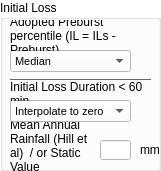
  <widget class="QGroupBox" name="groupBox_3">
   <property name="geometry">
    <rect>
     <x>400</x>
     <y>310</y>
     <width>161</width>
     <height>171</height>
    </rect>
   </property>
   <property name="palette">
    <palette>
     <active>
      <colorrole role="WindowText">
       <brush brushstyle="SolidPattern">
        <color alpha="255">
         <red>0</red>
         <green>0</green>
         <blue>0</blue>
        </color>
       </brush>
      </colorrole>
      <colorrole role="Button">
       <brush brushstyle="SolidPattern">
        <color alpha="255">
         <red>255</red>
         <green>255</green>
         <blue>255</blue>
        </color>
       </brush>
      </colorrole>
      <colorrole role="Light">
       <brush brushstyle="SolidPattern">
        <color alpha="255">
         <red>255</red>
         <green>255</green>
         <blue>255</blue>
        </color>
       </brush>
      </colorrole>
      <colorrole role="Midlight">
       <brush brushstyle="SolidPattern">
        <color alpha="255">
         <red>255</red>
         <green>255</green>
         <blue>255</blue>
        </color>
       </brush>
      </colorrole>
      <colorrole role="Dark">
       <brush brushstyle="SolidPattern">
        <color alpha="255">
         <red>127</red>
         <green>127</green>
         <blue>127</blue>
        </color>
       </brush>
      </colorrole>
      <colorrole role="Mid">
       <brush brushstyle="SolidPattern">
        <color alpha="255">
         <red>170</red>
         <green>170</green>
         <blue>170</blue>
        </color>
       </brush>
      </colorrole>
      <colorrole role="Text">
       <brush brushstyle="SolidPattern">
        <color alpha="255">
         <red>0</red>
         <green>0</green>
         <blue>0</blue>
        </color>
       </brush>
      </colorrole>
      <colorrole role="BrightText">
       <brush brushstyle="SolidPattern">
        <color alpha="255">
         <red>255</red>
         <green>255</green>
         <blue>255</blue>
        </color>
       </brush>
      </colorrole>
      <colorrole role="ButtonText">
       <brush brushstyle="SolidPattern">
        <color alpha="255">
         <red>0</red>
         <green>0</green>
         <blue>0</blue>
        </color>
       </brush>
      </colorrole>
      <colorrole role="Base">
       <brush brushstyle="SolidPattern">
        <color alpha="255">
         <red>255</red>
         <green>255</green>
         <blue>255</blue>
        </color>
       </brush>
      </colorrole>
      <colorrole role="Window">
       <brush brushstyle="SolidPattern">
        <color alpha="255">
         <red>255</red>
         <green>255</green>
         <blue>255</blue>
        </color>
       </brush>
      </colorrole>
      <colorrole role="Shadow">
       <brush brushstyle="SolidPattern">
        <color alpha="255">
         <red>0</red>
         <green>0</green>
         <blue>0</blue>
        </color>
       </brush>
      </colorrole>
      <colorrole role="AlternateBase">
       <brush brushstyle="SolidPattern">
        <color alpha="255">
         <red>255</red>
         <green>255</green>
         <blue>255</blue>
        </color>
       </brush>
      </colorrole>
      <colorrole role="ToolTipBase">
       <brush brushstyle="SolidPattern">
        <color alpha="255">
         <red>255</red>
         <green>255</green>
         <blue>220</blue>
        </color>
       </brush>
      </colorrole>
      <colorrole role="ToolTipText">
       <brush brushstyle="SolidPattern">
        <color alpha="255">
         <red>0</red>
         <green>0</green>
         <blue>0</blue>
        </color>
       </brush>
      </colorrole>
     </active>
     <inactive>
      <colorrole role="WindowText">
       <brush brushstyle="SolidPattern">
        <color alpha="255">
         <red>0</red>
         <green>0</green>
         <blue>0</blue>
        </color>
       </brush>
      </colorrole>
      <colorrole role="Button">
       <brush brushstyle="SolidPattern">
        <color alpha="255">
         <red>255</red>
         <green>255</green>
         <blue>255</blue>
        </color>
       </brush>
      </colorrole>
      <colorrole role="Light">
       <brush brushstyle="SolidPattern">
        <color alpha="255">
         <red>255</red>
         <green>255</green>
         <blue>255</blue>
        </color>
       </brush>
      </colorrole>
      <colorrole role="Midlight">
       <brush brushstyle="SolidPattern">
        <color alpha="255">
         <red>255</red>
         <green>255</green>
         <blue>255</blue>
        </color>
       </brush>
      </colorrole>
      <colorrole role="Dark">
       <brush brushstyle="SolidPattern">
        <color alpha="255">
         <red>127</red>
         <green>127</green>
         <blue>127</blue>
        </color>
       </brush>
      </colorrole>
      <colorrole role="Mid">
       <brush brushstyle="SolidPattern">
        <color alpha="255">
         <red>170</red>
         <green>170</green>
         <blue>170</blue>
        </color>
       </brush>
      </colorrole>
      <colorrole role="Text">
       <brush brushstyle="SolidPattern">
        <color alpha="255">
         <red>0</red>
         <green>0</green>
         <blue>0</blue>
        </color>
       </brush>
      </colorrole>
      <colorrole role="BrightText">
       <brush brushstyle="SolidPattern">
        <color alpha="255">
         <red>255</red>
         <green>255</green>
         <blue>255</blue>
        </color>
       </brush>
      </colorrole>
      <colorrole role="ButtonText">
       <brush brushstyle="SolidPattern">
        <color alpha="255">
         <red>0</red>
         <green>0</green>
         <blue>0</blue>
        </color>
       </brush>
      </colorrole>
      <colorrole role="Base">
       <brush brushstyle="SolidPattern">
        <color alpha="255">
         <red>255</red>
         <green>255</green>
         <blue>255</blue>
        </color>
       </brush>
      </colorrole>
      <colorrole role="Window">
       <brush brushstyle="SolidPattern">
        <color alpha="255">
         <red>255</red>
         <green>255</green>
         <blue>255</blue>
        </color>
       </brush>
      </colorrole>
      <colorrole role="Shadow">
       <brush brushstyle="SolidPattern">
        <color alpha="255">
         <red>0</red>
         <green>0</green>
         <blue>0</blue>
        </color>
       </brush>
      </colorrole>
      <colorrole role="AlternateBase">
       <brush brushstyle="SolidPattern">
        <color alpha="255">
         <red>255</red>
         <green>255</green>
         <blue>255</blue>
        </color>
       </brush>
      </colorrole>
      <colorrole role="ToolTipBase">
       <brush brushstyle="SolidPattern">
        <color alpha="255">
         <red>255</red>
         <green>255</green>
         <blue>220</blue>
        </color>
       </brush>
      </colorrole>
      <colorrole role="ToolTipText">
       <brush brushstyle="SolidPattern">
        <color alpha="255">
         <red>0</red>
         <green>0</green>
         <blue>0</blue>
        </color>
       </brush>
      </colorrole>
     </inactive>
     <disabled>
      <colorrole role="WindowText">
       <brush brushstyle="SolidPattern">
        <color alpha="255">
         <red>127</red>
         <green>127</green>
         <blue>127</blue>
        </color>
       </brush>
      </colorrole>
      <colorrole role="Button">
       <brush brushstyle="SolidPattern">
        <color alpha="255">
         <red>255</red>
         <green>255</green>
         <blue>255</blue>
        </color>
       </brush>
      </colorrole>
      <colorrole role="Light">
       <brush brushstyle="SolidPattern">
        <color alpha="255">
         <red>255</red>
         <green>255</green>
         <blue>255</blue>
        </color>
       </brush>
      </colorrole>
      <colorrole role="Midlight">
       <brush brushstyle="SolidPattern">
        <color alpha="255">
         <red>255</red>
         <green>255</green>
         <blue>255</blue>
        </color>
       </brush>
      </colorrole>
      <colorrole role="Dark">
       <brush brushstyle="SolidPattern">
        <color alpha="255">
         <red>127</red>
         <green>127</green>
         <blue>127</blue>
        </color>
       </brush>
      </colorrole>
      <colorrole role="Mid">
       <brush brushstyle="SolidPattern">
        <color alpha="255">
         <red>170</red>
         <green>170</green>
         <blue>170</blue>
        </color>
       </brush>
      </colorrole>
      <colorrole role="Text">
       <brush brushstyle="SolidPattern">
        <color alpha="255">
         <red>127</red>
         <green>127</green>
         <blue>127</blue>
        </color>
       </brush>
      </colorrole>
      <colorrole role="BrightText">
       <brush brushstyle="SolidPattern">
        <color alpha="255">
         <red>255</red>
         <green>255</green>
         <blue>255</blue>
        </color>
       </brush>
      </colorrole>
      <colorrole role="ButtonText">
       <brush brushstyle="SolidPattern">
        <color alpha="255">
         <red>127</red>
         <green>127</green>
         <blue>127</blue>
        </color>
       </brush>
      </colorrole>
      <colorrole role="Base">
       <brush brushstyle="SolidPattern">
        <color alpha="255">
         <red>255</red>
         <green>255</green>
         <blue>255</blue>
        </color>
       </brush>
      </colorrole>
      <colorrole role="Window">
       <brush brushstyle="SolidPattern">
        <color alpha="255">
         <red>255</red>
         <green>255</green>
         <blue>255</blue>
        </color>
       </brush>
      </colorrole>
      <colorrole role="Shadow">
       <brush brushstyle="SolidPattern">
        <color alpha="255">
         <red>0</red>
         <green>0</green>
         <blue>0</blue>
        </color>
       </brush>
      </colorrole>
      <colorrole role="AlternateBase">
       <brush brushstyle="SolidPattern">
        <color alpha="255">
         <red>255</red>
         <green>255</green>
         <blue>255</blue>
        </color>
       </brush>
      </colorrole>
      <colorrole role="ToolTipBase">
       <brush brushstyle="SolidPattern">
        <color alpha="255">
         <red>255</red>
         <green>255</green>
         <blue>220</blue>
        </color>
       </brush>
      </colorrole>
      <colorrole role="ToolTipText">
       <brush brushstyle="SolidPattern">
        <color alpha="255">
         <red>0</red>
         <green>0</green>
         <blue>0</blue>
        </color>
       </brush>
      </colorrole>
     </disabled>
    </palette>
   </property>
   <property name="autoFillBackground">
    <bool>true</bool>
   </property>
   <property name="title">
    <string>Initial Loss</string>
   </property>
   <widget class="QLabel" name="label_16">
    <property name="geometry">
     <rect>
      <x>10</x>
      <y>120</y>
      <width>91</width>
      <height>51</height>
     </rect>
    </property>
    <property name="frameShape">
     <enum>QFrame::NoFrame</enum>
    </property>
    <property name="text">
     <string>Mean Annual Rainfall (Hill et al)  / or Static Value</string>
    </property>
    <property name="wordWrap">
     <bool>true</bool>
    </property>
   </widget>
   <widget class="QComboBox" name="comboBox_preBurstptile">
    <property name="geometry">
     <rect>
      <x>10</x>
      <y>50</y>
      <width>121</width>
      <height>22</height>
     </rect>
    </property>
    <property name="font">
     <font>
      <pointsize>8</pointsize>
     </font>
    </property>
    <item>
     <property name="text">
      <string>Median</string>
     </property>
    </item>
    <item>
     <property name="text">
      <string>10%</string>
     </property>
    </item>
    <item>
     <property name="text">
      <string>25%</string>
     </property>
    </item>
    <item>
     <property name="text">
      <string>75%</string>
     </property>
    </item>
    <item>
     <property name="text">
      <string>90%</string>
     </property>
    </item>
   </widget>
   <widget class="QLineEdit" name="mar_staticValue">
    <property name="geometry">
     <rect>
      <x>100</x>
      <y>140</y>
      <width>31</width>
      <height>20</height>
     </rect>
    </property>
    <property name="text">
     <string/>
    </property>
    <property name="alignment">
     <set>Qt::AlignRight|Qt::AlignTrailing|Qt::AlignVCenter</set>
    </property>
   </widget>
   <widget class="QLabel" name="label_19">
    <property name="geometry">
     <rect>
      <x>140</x>
      <y>140</y>
      <width>20</width>
      <height>20</height>
     </rect>
    </property>
    <property name="frameShape">
     <enum>QFrame::NoFrame</enum>
    </property>
    <property name="text">
     <string>mm</string>
    </property>
    <property name="wordWrap">
     <bool>true</bool>
    </property>
   </widget>
   <widget class="QLabel" name="label_18">
    <property name="geometry">
     <rect>
      <x>10</x>
      <y>20</y>
      <width>141</width>
      <height>31</height>
     </rect>
    </property>
    <property name="frameShape">
     <enum>QFrame::NoFrame</enum>
    </property>
    <property name="text">
     <string>Adopted Preburst percentile (IL = ILs - Preburst)</string>
    </property>
    <property name="wordWrap">
     <bool>true</bool>
    </property>
   </widget>
   <widget class="QComboBox" name="comboBox_ilMethod">
    <property name="geometry">
     <rect>
      <x>10</x>
      <y>100</y>
      <width>121</width>
      <height>22</height>
     </rect>
    </property>
    <property name="font">
     <font>
      <pointsize>8</pointsize>
     </font>
    </property>
    <item>
     <property name="text">
      <string>Interpolate to zero</string>
     </property>
    </item>
    <item>
     <property name="text">
      <string>Rahman et al 2002</string>
     </property>
    </item>
    <item>
     <property name="text">
      <string>Hill et al 1996: 1998</string>
     </property>
    </item>
    <item>
     <property name="text">
      <string>Static Value</string>
     </property>
    </item>
    <item>
     <property name="text">
      <string>Use 60min Losses</string>
     </property>
    </item>
   </widget>
   <widget class="QLabel" name="label_20">
    <property name="geometry">
     <rect>
      <x>10</x>
      <y>80</y>
      <width>151</width>
      <height>21</height>
     </rect>
    </property>
    <property name="frameShape">
     <enum>QFrame::NoFrame</enum>
    </property>
    <property name="text">
     <string>Initial Loss Duration &lt; 60 min</string>
    </property>
    <property name="wordWrap">
     <bool>true</bool>
    </property>
   </widget>
   <widget class="Line" name="line_2">
    <property name="geometry">
     <rect>
      <x>10</x>
      <y>70</y>
      <width>141</width>
      <height>20</height>
     </rect>
    </property>
    <property name="palette">
     <palette>
      <active>
       <colorrole role="WindowText">
        <brush brushstyle="SolidPattern">
         <color alpha="255">
          <red>0</red>
          <green>0</green>
          <blue>0</blue>
         </color>
        </brush>
       </colorrole>
       <colorrole role="Button">
        <brush brushstyle="SolidPattern">
         <color alpha="255">
          <red>207</red>
          <green>207</green>
          <blue>207</blue>
         </color>
        </brush>
       </colorrole>
       <colorrole role="Light">
        <brush brushstyle="SolidPattern">
         <color alpha="255">
          <red>255</red>
          <green>255</green>
          <blue>255</blue>
         </color>
        </brush>
       </colorrole>
       <colorrole role="Midlight">
        <brush brushstyle="SolidPattern">
         <color alpha="255">
          <red>231</red>
          <green>231</green>
          <blue>231</blue>
         </color>
        </brush>
       </colorrole>
       <colorrole role="Dark">
        <brush brushstyle="SolidPattern">
         <color alpha="255">
          <red>103</red>
          <green>103</green>
          <blue>103</blue>
         </color>
        </brush>
       </colorrole>
       <colorrole role="Mid">
        <brush brushstyle="SolidPattern">
         <color alpha="255">
          <red>138</red>
          <green>138</green>
          <blue>138</blue>
         </color>
        </brush>
       </colorrole>
       <colorrole role="Text">
        <brush brushstyle="SolidPattern">
         <color alpha="255">
          <red>0</red>
          <green>0</green>
          <blue>0</blue>
         </color>
        </brush>
       </colorrole>
       <colorrole role="BrightText">
        <brush brushstyle="SolidPattern">
         <color alpha="255">
          <red>255</red>
          <green>255</green>
          <blue>255</blue>
         </color>
        </brush>
       </colorrole>
       <colorrole role="ButtonText">
        <brush brushstyle="SolidPattern">
         <color alpha="255">
          <red>0</red>
          <green>0</green>
          <blue>0</blue>
         </color>
        </brush>
       </colorrole>
       <colorrole role="Base">
        <brush brushstyle="SolidPattern">
         <color alpha="255">
          <red>255</red>
          <green>255</green>
          <blue>255</blue>
         </color>
        </brush>
       </colorrole>
       <colorrole role="Window">
        <brush brushstyle="SolidPattern">
         <color alpha="255">
          <red>207</red>
          <green>207</green>
          <blue>207</blue>
         </color>
        </brush>
       </colorrole>
       <colorrole role="Shadow">
        <brush brushstyle="SolidPattern">
         <color alpha="255">
          <red>0</red>
          <green>0</green>
          <blue>0</blue>
         </color>
        </brush>
       </colorrole>
       <colorrole role="AlternateBase">
        <brush brushstyle="SolidPattern">
         <color alpha="255">
          <red>231</red>
          <green>231</green>
          <blue>231</blue>
         </color>
        </brush>
       </colorrole>
       <colorrole role="ToolTipBase">
        <brush brushstyle="SolidPattern">
         <color alpha="255">
          <red>255</red>
          <green>255</green>
          <blue>220</blue>
         </color>
        </brush>
       </colorrole>
       <colorrole role="ToolTipText">
        <brush brushstyle="SolidPattern">
         <color alpha="255">
          <red>0</red>
          <green>0</green>
          <blue>0</blue>
         </color>
        </brush>
       </colorrole>
      </active>
      <inactive>
       <colorrole role="WindowText">
        <brush brushstyle="SolidPattern">
         <color alpha="255">
          <red>0</red>
          <green>0</green>
          <blue>0</blue>
         </color>
        </brush>
       </colorrole>
       <colorrole role="Button">
        <brush brushstyle="SolidPattern">
         <color alpha="255">
          <red>207</red>
          <green>207</green>
          <blue>207</blue>
         </color>
        </brush>
       </colorrole>
       <colorrole role="Light">
        <brush brushstyle="SolidPattern">
         <color alpha="255">
          <red>255</red>
          <green>255</green>
          <blue>255</blue>
         </color>
        </brush>
       </colorrole>
       <colorrole role="Midlight">
        <brush brushstyle="SolidPattern">
         <color alpha="255">
          <red>231</red>
          <green>231</green>
          <blue>231</blue>
         </color>
        </brush>
       </colorrole>
       <colorrole role="Dark">
        <brush brushstyle="SolidPattern">
         <color alpha="255">
          <red>103</red>
          <green>103</green>
          <blue>103</blue>
         </color>
        </brush>
       </colorrole>
       <colorrole role="Mid">
        <brush brushstyle="SolidPattern">
         <color alpha="255">
          <red>138</red>
          <green>138</green>
          <blue>138</blue>
         </color>
        </brush>
       </colorrole>
       <colorrole role="Text">
        <brush brushstyle="SolidPattern">
         <color alpha="255">
          <red>0</red>
          <green>0</green>
          <blue>0</blue>
         </color>
        </brush>
       </colorrole>
       <colorrole role="BrightText">
        <brush brushstyle="SolidPattern">
         <color alpha="255">
          <red>255</red>
          <green>255</green>
          <blue>255</blue>
         </color>
        </brush>
       </colorrole>
       <colorrole role="ButtonText">
        <brush brushstyle="SolidPattern">
         <color alpha="255">
          <red>0</red>
          <green>0</green>
          <blue>0</blue>
         </color>
        </brush>
       </colorrole>
       <colorrole role="Base">
        <brush brushstyle="SolidPattern">
         <color alpha="255">
          <red>255</red>
          <green>255</green>
          <blue>255</blue>
         </color>
        </brush>
       </colorrole>
       <colorrole role="Window">
        <brush brushstyle="SolidPattern">
         <color alpha="255">
          <red>207</red>
          <green>207</green>
          <blue>207</blue>
         </color>
        </brush>
       </colorrole>
       <colorrole role="Shadow">
        <brush brushstyle="SolidPattern">
         <color alpha="255">
          <red>0</red>
          <green>0</green>
          <blue>0</blue>
         </color>
        </brush>
       </colorrole>
       <colorrole role="AlternateBase">
        <brush brushstyle="SolidPattern">
         <color alpha="255">
          <red>231</red>
          <green>231</green>
          <blue>231</blue>
         </color>
        </brush>
       </colorrole>
       <colorrole role="ToolTipBase">
        <brush brushstyle="SolidPattern">
         <color alpha="255">
          <red>255</red>
          <green>255</green>
          <blue>220</blue>
         </color>
        </brush>
       </colorrole>
       <colorrole role="ToolTipText">
        <brush brushstyle="SolidPattern">
         <color alpha="255">
          <red>0</red>
          <green>0</green>
          <blue>0</blue>
         </color>
        </brush>
       </colorrole>
      </inactive>
      <disabled>
       <colorrole role="WindowText">
        <brush brushstyle="SolidPattern">
         <color alpha="255">
          <red>103</red>
          <green>103</green>
          <blue>103</blue>
         </color>
        </brush>
       </colorrole>
       <colorrole role="Button">
        <brush brushstyle="SolidPattern">
         <color alpha="255">
          <red>207</red>
          <green>207</green>
          <blue>207</blue>
         </color>
        </brush>
       </colorrole>
       <colorrole role="Light">
        <brush brushstyle="SolidPattern">
         <color alpha="255">
          <red>255</red>
          <green>255</green>
          <blue>255</blue>
         </color>
        </brush>
       </colorrole>
       <colorrole role="Midlight">
        <brush brushstyle="SolidPattern">
         <color alpha="255">
          <red>231</red>
          <green>231</green>
          <blue>231</blue>
         </color>
        </brush>
       </colorrole>
       <colorrole role="Dark">
        <brush brushstyle="SolidPattern">
         <color alpha="255">
          <red>103</red>
          <green>103</green>
          <blue>103</blue>
         </color>
        </brush>
       </colorrole>
       <colorrole role="Mid">
        <brush brushstyle="SolidPattern">
         <color alpha="255">
          <red>138</red>
          <green>138</green>
          <blue>138</blue>
         </color>
        </brush>
       </colorrole>
       <colorrole role="Text">
        <brush brushstyle="SolidPattern">
         <color alpha="255">
          <red>103</red>
          <green>103</green>
          <blue>103</blue>
         </color>
        </brush>
       </colorrole>
       <colorrole role="BrightText">
        <brush brushstyle="SolidPattern">
         <color alpha="255">
          <red>255</red>
          <green>255</green>
          <blue>255</blue>
         </color>
        </brush>
       </colorrole>
       <colorrole role="ButtonText">
        <brush brushstyle="SolidPattern">
         <color alpha="255">
          <red>103</red>
          <green>103</green>
          <blue>103</blue>
         </color>
        </brush>
       </colorrole>
       <colorrole role="Base">
        <brush brushstyle="SolidPattern">
         <color alpha="255">
          <red>207</red>
          <green>207</green>
          <blue>207</blue>
         </color>
        </brush>
       </colorrole>
       <colorrole role="Window">
        <brush brushstyle="SolidPattern">
         <color alpha="255">
          <red>207</red>
          <green>207</green>
          <blue>207</blue>
         </color>
        </brush>
       </colorrole>
       <colorrole role="Shadow">
        <brush brushstyle="SolidPattern">
         <color alpha="255">
          <red>0</red>
          <green>0</green>
          <blue>0</blue>
         </color>
        </brush>
       </colorrole>
       <colorrole role="AlternateBase">
        <brush brushstyle="SolidPattern">
         <color alpha="255">
          <red>207</red>
          <green>207</green>
          <blue>207</blue>
         </color>
        </brush>
       </colorrole>
       <colorrole role="ToolTipBase">
        <brush brushstyle="SolidPattern">
         <color alpha="255">
          <red>255</red>
          <green>255</green>
          <blue>220</blue>
         </color>
        </brush>
       </colorrole>
       <colorrole role="ToolTipText">
        <brush brushstyle="SolidPattern">
         <color alpha="255">
          <red>0</red>
          <green>0</green>
          <blue>0</blue>
         </color>
        </brush>
       </colorrole>
      </disabled>
     </palette>
    </property>
    <property name="orientation">
     <enum>Qt::Horizontal</enum>
    </property>
   </widget>
  </widget>
